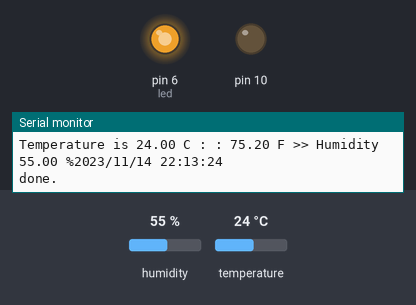
Recording of a sketch running on a simulated Arduino Uno, built with avr-gcc and run on an emulated ATmega328P. On the bench: output pins drawn as LEDs (lit = HIGH), the last lines printed to the serial monitor. The test bench sets the inputs (shaded band); at power-on: humidity 55 %, temperature 24 °C. The local clock reads 2024-03-15 10:24:30 at power-on unless the sketch sets it; storage starts empty.

Above: at 4.8 s.
4.9 s: humidity set to 68 %
At 7.16 s:
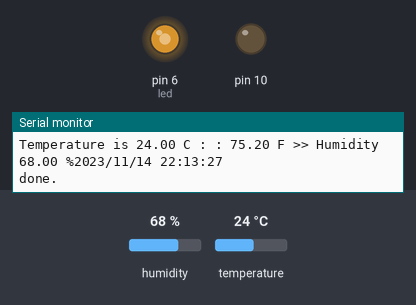
8.9 s: temperature set to 33 °C
At 10.17 s:
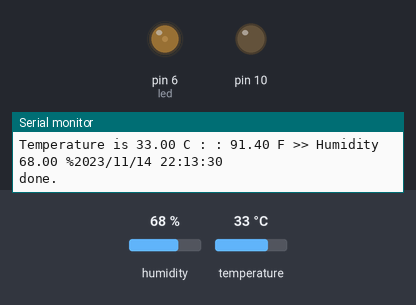
Timing chart, 0 to 18.9 s (numbered marks = the images above; inputs shaded):
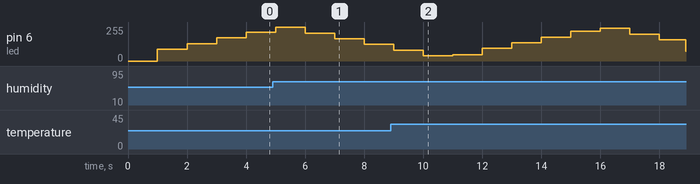

The sketch:

weatherstation_V.3.ino
```cpp
#include <SPI.h>
#include <SD.h>
#include <DHT.h>                              // รวม Library DHT ไว้ใน Project

DHT dht(2, DHT11);                           // กำหนด DHT Sensor ชื่อ dht ต่อกับ Pin 2 และเป็นเซ็นเซอร์ DHT22


float temp_c;
float temp_f;
float humidity;
unsigned long pre1 = 0;
unsigned long pre2 = 0;
unsigned long pre3 = 0;
unsigned long pre4 = 0;
unsigned long fadeStartTime;
int led = 6;
File Dlog; // สร้างออฟเจก File สำหรับจัดการข้อมูล
const int chipSelect = 53; // กำหนดขา CS ของโมดูล SD Card กับ Arduino ที่ขา 4

#include <Wire.h>
#include <SPI.h>  // not used here, but needed to prevent a RTClib compile error
#include "RTClib.h"

RTC_DS1307 RTC;     // Setup an instance of DS1307 naming it RTC

void setup () {

  Serial.begin(115200); // Set serial port speed
  Wire.begin(); // Start the I2C
  RTC.begin();  // Init RTC
  RTC.adjust(DateTime(__DATE__, __TIME__));  // Time and date is expanded to date and time on your computer at compiletime
  //Serial.print('Time and date set');
  dht.begin();

  while (!Serial) {
  }
  Serial.print("Initializing SD card...");
  pinMode(SS, OUTPUT);
  if (!SD.begin(chipSelect)) {
    Serial.println("initialization failed!");
    return;
  }
  Serial.println("initialization done.");
}


void loop () {


  unsigned long cur1 = millis();

  if (cur1 - pre1 >= 1000) {
    // save the last time you blinked the LED
    DateTime now = RTC.now();

    temp_c = dht.readTemperature();         // คำสั่ง readTemperature เป็นคำสั่งอ่านค่าอุณหภูมิในหน่วยองศาเซลเซียส
    temp_f = dht.readTemperature(true);     // หากต้องการค่าอุณหภูมิในหน่วยองศาฟาเรนไฮต์ให้ใส่ true ลงไปในวงเล็บของคำสั่ง
    humidity = dht.readHumidity();          // คำสั่ง readHumidity เป็นคำสั่งอ่านค่าความชื้นในอากาศเป็นเปอร์เซ็นต์

    Dlog = SD.open("test.txt", FILE_WRITE); // เปิดไฟล์ที่ชื่อ test.txt เพื่อเขียนข้อมูล โหมด FILE_WRITE
    // ถ้าเปิดไฟล์สำเร็จ ให้เขียนข้อมูลเพิ่มลงไป
    if (Dlog) {


      Dlog.print("Temperature is ");
      Dlog.print(temp_c);
      Dlog.print(" C : : ");
      Dlog.print(temp_f);
      Dlog.print(" F >> Humidity ");
      Dlog.print(humidity);
      Dlog.print(" %");

      Dlog.print("   ");
      Dlog.print(now.year()); // สั่งให้เขียนข้อมูล
      Dlog.print('/'); // สั่งให้เขียนข้อมูล
      Dlog.print(now.month()); // สั่งให้เขียนข้อมูล
      Dlog.print('/'); // สั่งให้เขียนข้อมูล
      Dlog.print(now.day()); // สั่งให้เขียนข้อมูล
      Dlog.print(' ' ); // สั่งให้เขียนข้อมูล
      Dlog.print(now.hour()); // สั่งให้เขียนข้อมูล
      Dlog.print(':');// สั่งให้เขียนข้อมูล
      Dlog.print(now.minute()); // สั่งให้เขียนข้อมูล
      Dlog.print(':');// สั่งให้เขียนข้อมูล
      Dlog.println(now.second()); // สั่งให้เขียนข้อมูล


      Serial.print("Temperature is ");
      Serial.print(temp_c);
      Serial.print(" C : : ");
      Serial.print(temp_f);
      Serial.print(" F >> Humidity ");
      Serial.print(humidity);
      Serial.print(" %");
      Serial.print(now.year()); // สั่งให้เขียนข้อมูล
      Serial.print('/'); // สั่งให้เขียนข้อมูล
      Serial.print(now.month()); // สั่งให้เขียนข้อมูล
      Serial.print('/'); // สั่งให้เขียนข้อมูล
      Serial.print(now.day()); // สั่งให้เขียนข้อมูล
      Serial.print(' ' ); // สั่งให้เขียนข้อมูล
      Serial.print(now.hour()); // สั่งให้เขียนข้อมูล
      Serial.print(':');// สั่งให้เขียนข้อมูล
      Serial.print(now.minute()); // สั่งให้เขียนข้อมูล
      Serial.print(':');// สั่งให้เขียนข้อมูล
      Serial.println(now.second()); // สั่งให้เขียนข้อมูล


      Dlog.close(); // ปิดไฟล์
      Serial.println("done.");
    }

    pre1 = cur1;
  }
   unsigned long progress = millis() - fadeStartTime;
  // save the last time you blinked the LED

  if (progress <= 600) {
    long brightness = map(progress, 0, 600, 0, 255);
    analogWrite(led, brightness);

  }
  else if ((progress >= 600) && (progress <= 1100)) {
    long brightness = 255 - map(progress, 0, 600, 0, 255);
    analogWrite(led, brightness);
  }
  else {
    fadeStartTime = millis(); // restart fade again
  }
}
```
